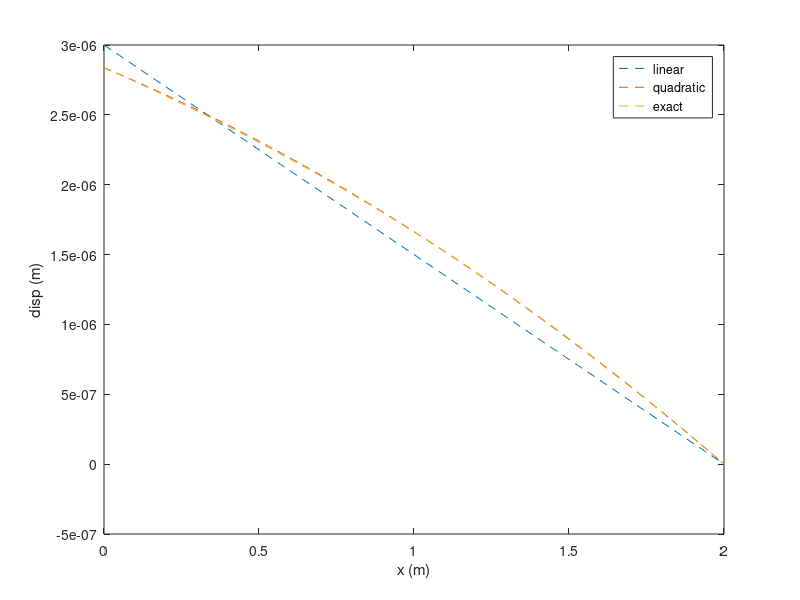
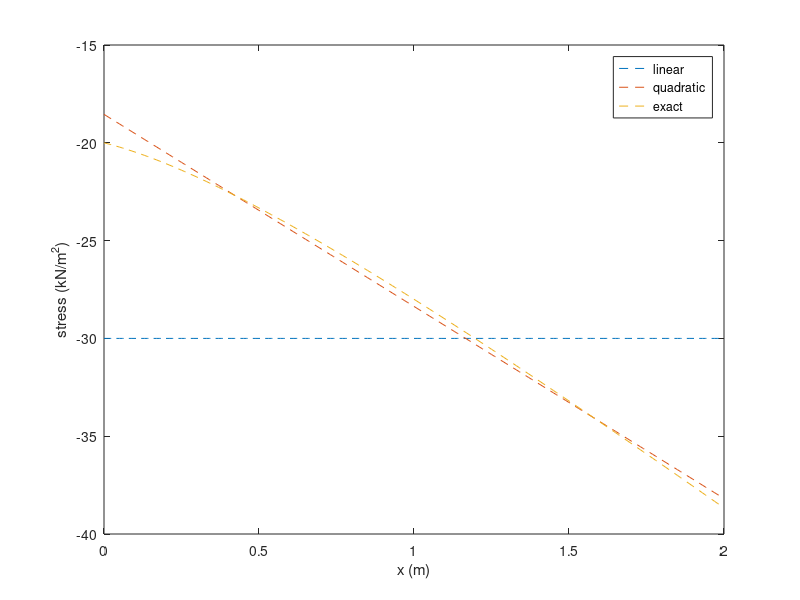

These figures' MATLAB source, in order:
clc; clear; close all;

% syms u(x) u_sol(x) x

% format compact

% eqn = diff(2 * 10^7 *(x + 1) * diff(u, x), x) + 24 * (x + 1) == 0;

% conds = u(2) == 0;

% u_sol = dsolve(eqn, conds)
% stress_sol = diff(u_sol, x) * 2 * 10^7
% simplify(u_sol)
% % t = 0 : 0.01 : 2;

% % u_sol(t)

% % plot(t, u_sol(t))

% int(10^-7 * (-12 * x^2 -24 * x) / (x + 1))

x = 0 : 0.01 : 2;

u_linear = 10^-7 * (30 - 15 * x);
stress_linear = -30 * ones(1, length(x));

u_quadratic = 10^-7 * (28.37 - 9.273 * x - 2.455 * x.^2);
stress_quadratic = -18.546 - 9.82 * x;

u_exact = (-6 * (x + 1).^2 - 8 * log(x + 1) + 54 + 8 * log(3)) / (2 * 10^7);
stress_exact = -8 ./ (x + 1) - 12 * x - 12;

figure;
plot(x, u_linear, '--', x, u_quadratic, '--', x, u_exact, '--');
legend('linear', 'quadratic', 'exact');
xlabel('x (m)');
ylabel('disp (m)');

figure;
plot(x, stress_linear, '--', x, stress_quadratic, '--', x, stress_exact, '--');
legend('linear', 'quadratic', 'exact');
xlabel('x (m)');
ylabel('stress (kN/m^2)');
